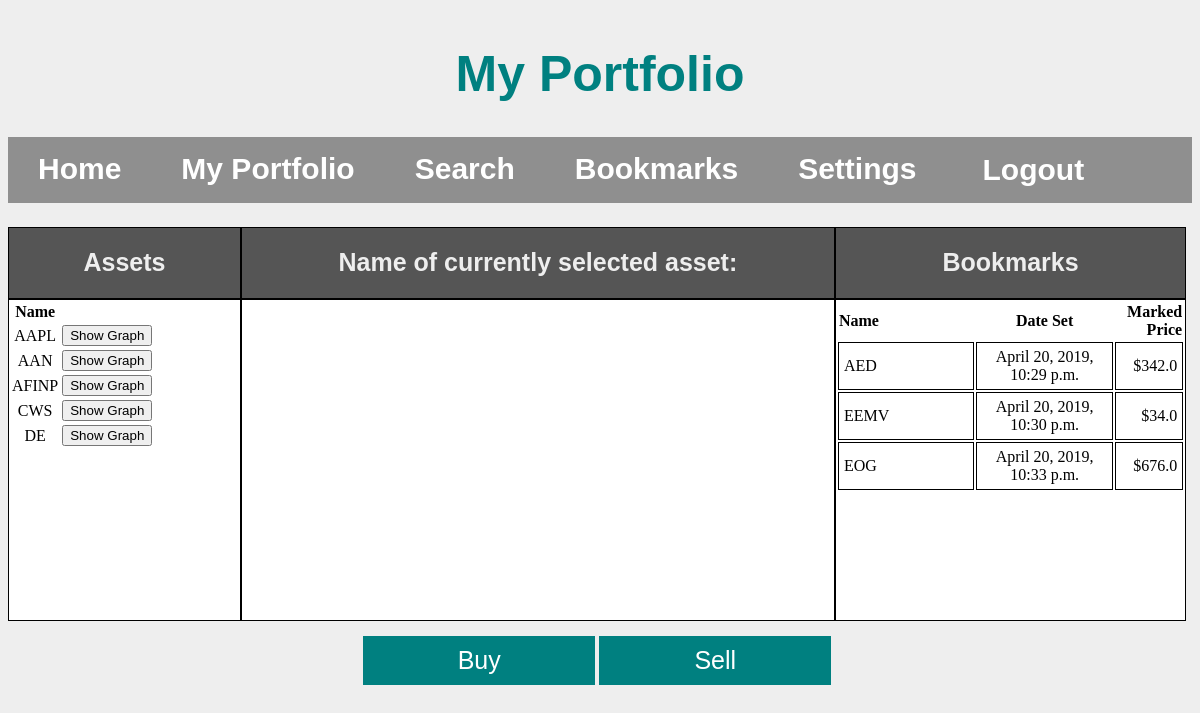
Before: /myPortfolio (signed in) with the older database file.
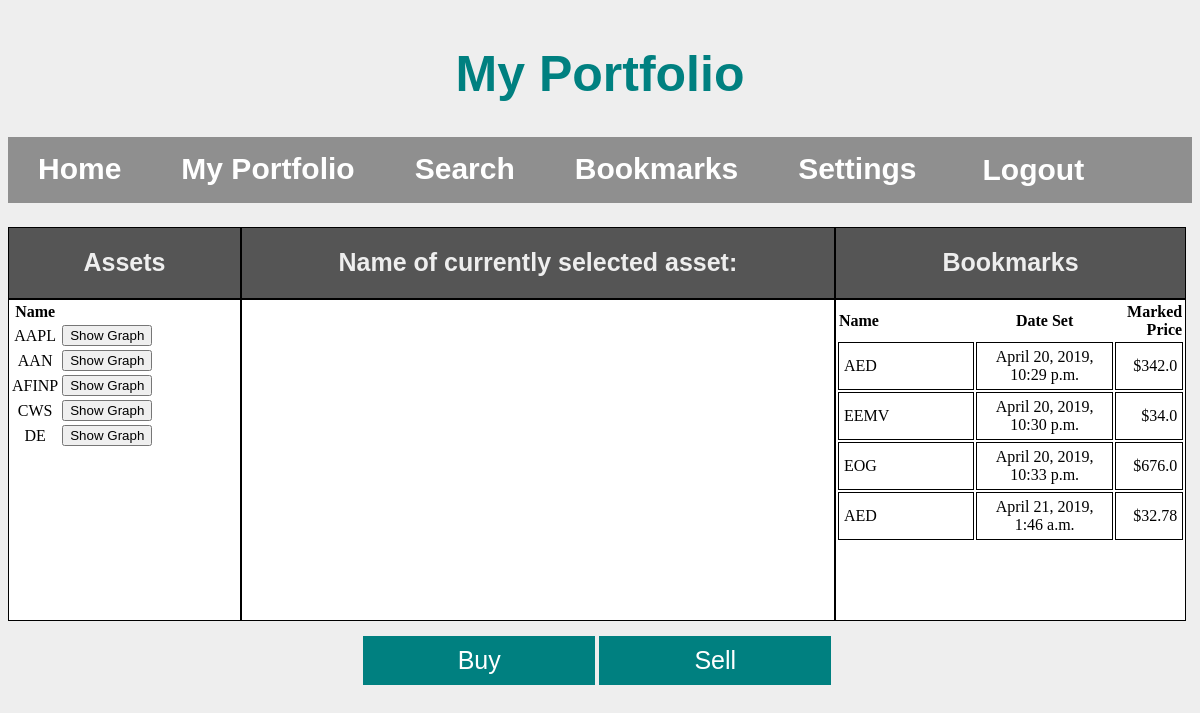
After: the same page with the newer database file.
### XChange/models.py (models this page shows)
class Asset(models.Model):
    userProfile = models.ForeignKey(UserProfile)
    assetName = models.CharField(max_length=250)
    timeBought = models.DateTimeField()
    shares = models.IntegerField(max_length=250)
    priceBought = models.FloatField(max_length=250)

class Bookmark(models.Model):
    userProfile = models.ForeignKey(UserProfile)
    companyName = models.CharField(max_length=250)
    setDate = models.DateTimeField()
    bookmarkPrice = models.FloatField(max_length=250)
    bookmarkAmount = models.IntegerField(max_length=250)

### XChange/views.py (the view, shortened to what this page needs)
# urls.py: url(r'^myPortfolio', views.myPortfolio, name='myPortfolio'),
def myPortfolio(request):
    if not request.user.is_authenticated:
        return redirect('%s?next=%s' % (djSettings.LOGIN_URL, request.path))
    graphic = None
    currentProfile = UserProfile.objects.get(user = request.user)
    userAssets = Asset.objects.filter(userProfile = currentProfile)
    userBookmarks = Bookmark.objects.filter(userProfile = currentProfile).distinct()
    return render(request, 'XChange/myPortfolio.html', {'userAssets': userAssets, 'userBookmarks': userBookmarks})

### XChange/templates/XChange/myPortfolio.html (shortened to what this page needs)
<!DOCTYPE html>
<html>
  <head>
    <link rel="stylesheet" type="text/css" href="/static/XChange/css/myPortfolio.css" />
    <link rel="stylesheet" type="text/css" href="/static/XChange/css/common.css" />
  </head
  <body>
    <h1 id="myPortfolio-title">My Portfolio</h1>
    <div class="navBarDiv" id ="navBarDiv">
      <ul class="navBarList">
        <li class="homeNav"><a href="/home.html">Home</a></li>
        <li class="portNav"><a href="#">My Portfolio</a></li>
        <li class="srchNav"><a href="search.html">Search</a></li>
        <li class="bmarkNav"><a href="bookmarks">Bookmarks</a></li>
        <li class="settNav"><a href="settings.html">Settings</a></li>
        <li class="logOut">
          <form method='POST'>
            <button type="submit" name="submit" value="Logout">Logout</button>
          </form></li>
      </ul>
    </div>
    <div id="Wrap">
      <div id="divAsset">
        <h2>Assets</h2>
      </div>
      <div id="divCurrentAsset">
        <h2>Name of currently selected asset:</h2>
      </div>
      <div id="divBookAsset">
        <h2>Bookmarks</h2>
      </div>
      <div id="assets">
          {% if userAssets and userAssets.count > 1 %}
          <table class="currencyAssetsTable">
          <th>Name</th>
            {% for asset in userAssets %}
              {% if asset.assetName != 'USD'%}
              <tr>
                <td>{{asset.assetName}}</td>
                <th>
                  <form method='POST'>
                    <button type="submit" name="assetGraph" value="{{asset.assetName}}">Show Graph</button>
                  </form>
                </th>
              </tr>
              {% endif %}
            {% endfor %}
          </table>
          {% endif %}
      </div>
      <div id="graphDiv">
      </div>
      <div id="myBookmarks">
          {% if userBookmarks %}
          <table class="currencyBookmarksTable">
            <col id="bookName">
            <col id="bookDate">
            <col id="bookPrice">
            <tr>
              <th class="leftAlign">Name</th>
              <th class="centerAlign">Date Set</th>
              <th class="rightAlign">Marked Price</th>
            </tr>
            {% for mark in userBookmarks %}
              <tr>
                <td class="leftAlign">{{mark.companyName}}</td>
                <td class="centerAlign">{{mark.setDate}}</td>
                <td class="rightAlign">${{mark.bookmarkPrice}}</td>
              </tr>
            {% endfor %}
          </table>
          {% else %}
            <h2>
              No Bookmarks
            </h2>
          {% endif %}
      </div>
    </div>
    <div id="buySell">
        <button class="options">Buy</button>
        <button class="options">Sell</button>
    </div>
  </body>
</html>

Changed rows visible on the page:
added Bookmark: companyName "AED", setDate "April 21, 2019, 1:46 a.m.", bookmarkPrice "32.78"
